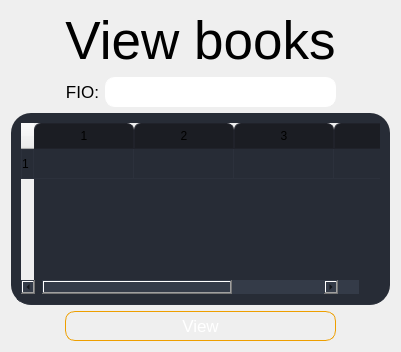
            <widget class="QWidget" name="view_students_page">
             <layout class="QGridLayout" name="gridLayout_5">
              <item row="1" column="2">
               <widget class="QLineEdit" name="lineEdit_5">
                <property name="minimumSize">
                 <size>
                  <width>0</width>
                  <height>30</height>
                 </size>
                </property>
                <property name="styleSheet">
                 <string notr="true">QLineEdit{
	color:white;
	border-style:none;
	border-radius:10px;
	border:1px solid white;
}
QLineEdit:focus{
		border:1px solid rgb(238, 159, 0);
}</string>
                </property>
               </widget>
              </item>
              <item row="1" column="1">
               <widget class="QLabel" name="label_17">
                <property name="font">
                 <font>
                  <pointsize>13</pointsize>
                 </font>
                </property>
                <property name="text">
                 <string>FIO:</string>
                </property>
                <property name="alignment">
                 <set>Qt::AlignRight|Qt::AlignTrailing|Qt::AlignVCenter</set>
                </property>
               </widget>
              </item>
              <item row="1" column="0">
               <spacer name="horizontalSpacer_7">
                <property name="orientation">
                 <enum>Qt::Horizontal</enum>
                </property>
                <property name="sizeHint" stdset="0">
                 <size>
                  <width>40</width>
                  <height>20</height>
                 </size>
                </property>
               </spacer>
              </item>
              <item row="1" column="3">
               <spacer name="horizontalSpacer_8">
                <property name="orientation">
                 <enum>Qt::Horizontal</enum>
                </property>
                <property name="sizeHint" stdset="0">
                 <size>
                  <width>40</width>
                  <height>20</height>
                 </size>
                </property>
               </spacer>
              </item>
              <item row="2" column="0" colspan="4">
               <widget class="QTableWidget" name="tableWidget_2">
                <property name="maximumSize">
                 <size>
                  <width>16777215</width>
                  <height>250</height>
                 </size>
                </property>
                <property name="styleSheet">
                 <string notr="true">QTableWidget {	
background-color: rgb(39, 44, 54);
padding: 10px;
border-radius: 20px;
gridline-color: rgb(44, 49, 60);
border-bottom: 1px solid rgb(44, 49, 60);
}
QTableWidget::item{
border-color: rgb(44, 49, 60);
padding-left: 5px;
padding-right: 5px;
gridline-color: rgb(44, 49, 60);
}
QTableWidget::item:selected{
background-color: rgb(85, 170, 255);
}
QScrollBar:horizontal {
 	border: none;
    background: rgb(52, 59, 72);
    height: 14px;
    margin: 0px 21px 0 21px;
	border-radius: 0px;
}
 QScrollBar:vertical {
	border: none;
    background: rgb(52, 59, 72);
	color:rgb(39, 44, 54);
    width: 14px;
    
	border-radius: 0px;
 }
QHeaderView::section{
	Background-color: rgb(39, 44, 54);
	max-width: 30px;
	border: 1px solid rgb(44, 49, 60);
	border-style: none;
    border-bottom: 1px solid rgb(44, 49, 60);
    border-right: 1px solid rgb(44, 49, 60);
}
QTableWidget::horizontalHeader {	
	background-color: rgb(81, 255, 0);
}
QHeaderView::section:horizontal
{
    border: 1px solid rgb(32, 34, 42);
	background-color: rgb(27, 29, 35);
	padding: 3px;
	border-top-left-radius: 7px;
    border-top-right-radius: 7px;
}
QHeaderView::section:vertical
{
    border: 1px solid rgb(44, 49, 60);
}</string>
                </property>
                <property name="rowCount">
                 <number>1</number>
                </property>
                <property name="columnCount">
                 <number>5</number>
                </property>
                <row/>
                <column/>
                <column/>
                <column/>
                <column/>
                <column/>
               </widget>
              </item>
              <item row="0" column="1" colspan="2">
               <widget class="QLabel" name="label_5">
                <property name="font">
                 <font>
                  <pointsize>40</pointsize>
                 </font>
                </property>
                <property name="text">
                 <string>View books</string>
                </property>
                <property name="alignment">
                 <set>Qt::AlignCenter</set>
                </property>
               </widget>
              </item>
              <item row="3" column="1" colspan="2">
               <widget class="QPushButton" name="pushButton_11">
                <property name="minimumSize">
                 <size>
                  <width>0</width>
                  <height>30</height>
                 </size>
                </property>
                <property name="font">
                 <font>
                  <pointsize>13</pointsize>
                 </font>
                </property>
                <property name="styleSheet">
                 <string notr="true">QPushButton{
	color:white;
	border-style:none;
	border:1px solid rgb(238, 159, 0); 
	border-radius: 10px;
}
QPushButton::hover{
	background-color: rgb(238, 159, 0); 
}</string>
                </property>
                <property name="text">
                 <string>View</string>
                </property>
               </widget>
              </item>
             </layout>
            </widget>
